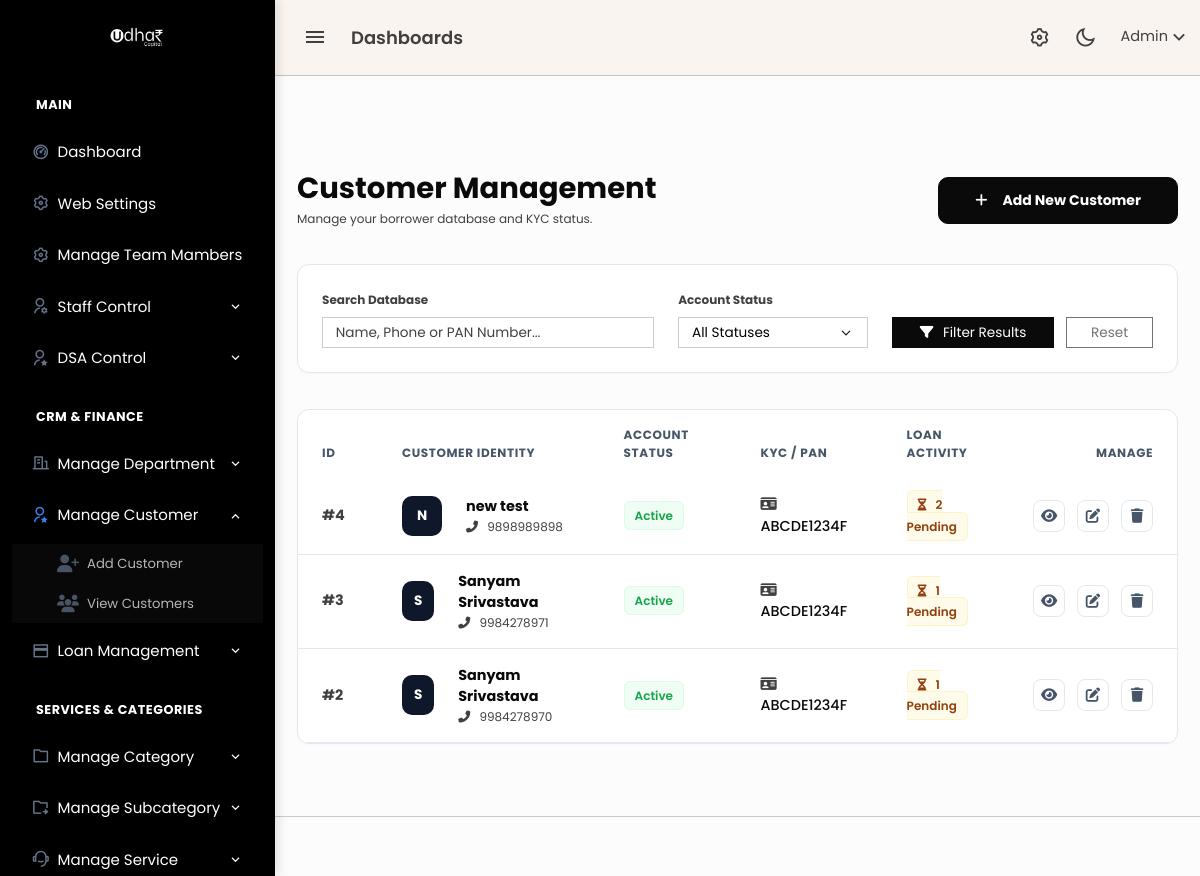
Before: /admin/customers.php (signed in) with the older database file.
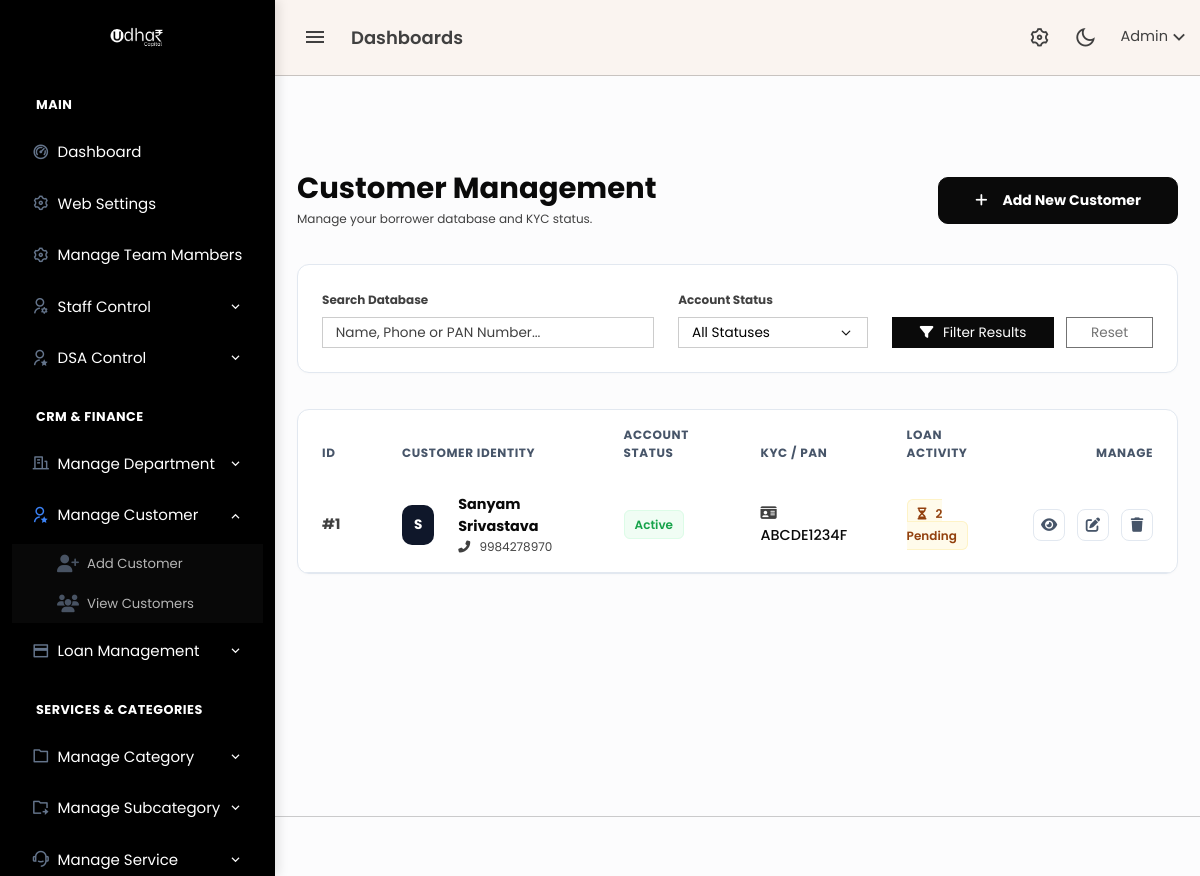
After: the same page with the newer database file.
### tables this page shows
CREATE TABLE `customers` (
  `id` bigint(20) UNSIGNED NOT NULL,
  `full_name` varchar(255) NOT NULL,
  `email` varchar(255) NOT NULL,
  `phone` varchar(20) NOT NULL,
  `password` varchar(255) NOT NULL,
  `aadhaar_number` varchar(20) DEFAULT NULL,
  `status` enum('active','blocked') DEFAULT 'active',
  `created_at` timestamp NOT NULL DEFAULT current_timestamp(),
  `updated_at` timestamp NOT NULL DEFAULT current_timestamp() ON UPDATE current_timestamp()
);

### core/crypto_helper.php (called while the page is built, shortened)
<?php
if (!function_exists('uc_load_env_files')) {
    function uc_load_env_files(): void
    {
        static $loaded = false;
        if ($loaded) {
            return;
        }
        $loaded = true;
        $paths = [
            realpath(__DIR__ . '/../.env'),
            realpath(__DIR__ . '/../admin/.env'),
            realpath(__DIR__ . '/../staff/.env'),
        ];
        $allowedKeys = ['APP_AES_KEY', 'AES_SECRET_KEY', 'ENCRYPTION_KEY'];
        foreach ($paths as $path) {
            $lines = @file($path, FILE_IGNORE_NEW_LINES | FILE_SKIP_EMPTY_LINES);
            foreach ($lines as $line) {
                $line = trim($line);
                $eqPos = strpos($line, '=');
                $name = trim(substr($line, 0, $eqPos));
                $value = trim(substr($line, $eqPos + 1));
                if (!in_array($name, $allowedKeys, true)) {
                    continue;
                }
            }
        }
    }
}
if (!function_exists('uc_get_env_value')) {
    function uc_get_env_value(string $name, string $default = ''): string
    {
        $value = getenv($name);
        if ($value !== false) {
            return (string)$value;
        }
        return $default;
    }
}
if (!function_exists('uc_get_crypto_key')) {
    function uc_get_crypto_key(): string
    {
        $raw = uc_get_env_value('APP_AES_KEY');
        $binaryKey = $raw === '' ? '' : hash('sha256', $raw, true);
        return $binaryKey;
    }
}
if (!function_exists('uc_get_crypto_keys_for_decrypt')) {
    function uc_get_crypto_keys_for_decrypt(): array
    {
        $keys = [];
        $primary = uc_get_crypto_key();
        if ($primary !== '') {
            $keys[] = $primary;
        }
        $oldRaw = uc_get_env_value('APP_AES_KEY_OLD');
        $parts = array_filter(array_map('trim', explode(',', $oldRaw)));
        foreach ($parts as $part) {
            $k = hash('sha256', $part, true);
        }
        return $keys;
    }
}
if (!function_exists('uc_decrypt_sensitive')) {
    function uc_decrypt_sensitive(?string $cipherText): string
    {
        $cipherText = (string)$cipherText;
        if (!str_starts_with($cipherText, 'enc:v1:')) {
            return $cipherText;
        }
        $keys = uc_get_crypto_keys_for_decrypt();
        $payload = substr($cipherText, 7);
        $payload = strtr($payload, '-_', '+/');
        $padding = strlen($payload) % 4;
        if ($padding > 0) {
            $payload .= str_repeat('=', 4 - $padding);
        }
        $raw = base64_decode($payload, true);
        $iv = substr($raw, 0, 16);
        $mac = substr($raw, 16, 32);
        $cipherRaw = substr($raw, 48);
        foreach ($keys as $key) {
            $calcMac = hash_hmac('sha256', $iv . $cipherRaw, $key, true);
            $plainText = openssl_decrypt($cipherRaw, 'aes-256-cbc', $key, OPENSSL_RAW_DATA, $iv);
            if ($plainText !== false) {
                return $plainText;
            }
        }
        return $cipherText;
    }
}

### admin/customers.php (the view, shortened to what the rows shown need)
<?php
include 'header.php';
echo '<link rel="stylesheet" href="https://cdnjs.cloudflare.com/ajax/libs/font-awesome/6.4.2/css/all.min.css">';
$query = "SELECT c.*, cp.pan_number,
          (SELECT COUNT(*) FROM loan_applications WHERE customer_id = c.id) as total_loans,
          (SELECT COUNT(*) FROM loan_applications WHERE customer_id = c.id AND status='pending') as pending_loans
          FROM customers c
          LEFT JOIN customer_profiles cp ON c.id = cp.customer_id
          WHERE 1=1";
$query .= " ORDER BY c.id DESC";
$result = mysqli_query($conn, $query);
$rows = [];
if ($result) {
    while ($row = mysqli_fetch_assoc($result)) {
        $row['pan_number'] = uc_decrypt_sensitive((string)($row['pan_number'] ?? ''));
        $rows[] = $row;
    }
}
?>
<div class="content-page">
    <div class="content">
        <div class="container-fluid pt-5">
            <div class="d-flex justify-content-between align-items-center mb-4">
                <div>
                    <h2 class="fw-bold text-dark mb-1">Customer Management</h2>
                </div>
            </div>
            <div class="card card-modern">
                <div class="card-body p-0">
                    <div class="table-responsive">
                        <table class="table table-modern mb-0">
                            <thead>
                                <tr>
                                    <th width="80">ID</th>
                                    <th>Customer Identity</th>
                                    <th>Account Status</th>
                                    <th>KYC / PAN</th>
                                    <th>Loan Activity</th>
                                    <th width="150" class="text-end">Manage</th>
                                </tr>
                            </thead>
                            <tbody>
                                <?php if (count($rows) > 0) : ?>
                                    <?php foreach ($rows as $row) : ?>
                                        <tr>
                                            <td class="text-muted fw-bold">#<?= $row['id'] ?></td>
                                            <td>
                                                <div class="d-flex align-items-center">
                                                    <div class="avatar-slate me-3"><?= strtoupper(substr($row['full_name'], 0, 1)) ?></div>
                                                    <div>
                                                        <div class="fw-bold text-dark"><?= htmlspecialchars($row['full_name']) ?></div>
                                                        <div class="text-muted small"><i class="fas fa-phone-alt me-1"></i> <?= htmlspecialchars($row['phone']) ?></div>
                                                    </div>
                                                </div>
                                            </td>
                                            <td>
                                                <?php if ($row['status'] == 'active') : ?>
                                                    <span class="badge-soft badge-active">Active</span>
                                                <?php else : ?>
                                                    <span class="badge-soft badge-blocked">Blocked</span>
                                                <?php endif; ?>
                                            </td>
                                            <td>
                                                <?php if ($row['pan_number']) : ?>
                                                    <span class="text-dark fw-medium"><i class="fas fa-id-card me-1 text-muted"></i> <?= $row['pan_number'] ?></span>
                                                <?php else : ?>
                                                    <span class="text-warning small"><i class="fas fa-clock me-1"></i> Missing PAN</span>
                                                <?php endif; ?>
                                            </td>
                                            <td>
                                                <?php if ($row['pending_loans'] > 0) : ?>
                                                    <span class="badge-soft" style="background: #fffbeb; color: #92400e; border-color: #fef3c7;">
                                                        <i class="fas fa-hourglass-half me-1"></i> <?= $row['pending_loans'] ?> Pending
                                                    </span>
                                                <?php elseif ($row['total_loans'] > 0) : ?>
                                                    <span class="badge-soft badge-loan-count">
                                                        <i class="fas fa-file-invoice-dollar me-1"></i> <?= $row['total_loans'] ?> Loans
                                                    </span>
                                                <?php else : ?>
                                                    <span class="text-muted small">No history</span>
                                                <?php endif; ?>
                                            </td>
                                            <td class="text-end">
                                                <div class="d-flex justify-content-end gap-2">
                                                    <a href="customer_view.php?id=<?= $row['id'] ?>" class="btn-action btn-view" title="View Profile">
                                                        <i class="fas fa-eye"></i>
                                                    </a>
                                                    <a href="customer_add.php?id=<?= $row['id'] ?>" class="btn-action btn-edit" title="Edit Customer">
                                                        <i class="fas fa-edit"></i>
                                                    </a>
                                                    <a href="db/delete/customer_delete.php?action=delete&id=<?= $row['id'] ?>"
                                                       class="btn-action btn-delete"
                                                       onclick="return confirm('Are you sure you want to delete this customer? This action cannot be undone.')"
                                                       title="Delete">
                                                        <i class="fas fa-trash"></i>
                                                    </a>
                                                </div>
                                            </td>
                                        </tr>
                                    <?php endforeach; ?>
                                <?php endif; ?>
                            </tbody>
                        </table>
                    </div>
                </div>
            </div>
        </div>
    </div>
</div>
<?php include 'footer.php'; ?>

Changed rows visible on the page:
removed customers: id "4", full_name "N", full_name "new test", phone "9898989898", status "Active", pan_number "ABCDE1234F", pending_loans "2"
removed customers: id "3", full_name "S", full_name "Sanyam Srivastava", phone "9984278971", status "Active", pan_number "ABCDE1234F", pending_loans "1"
removed customers: id "2", full_name "S", full_name "Sanyam Srivastava", phone "9984278970", status "Active", pan_number "ABCDE1234F", pending_loans "1"
added customers: id "1", full_name "S", full_name "Sanyam Srivastava", phone "9984278970", status "Active", pan_number "ABCDE1234F", pending_loans "2"
